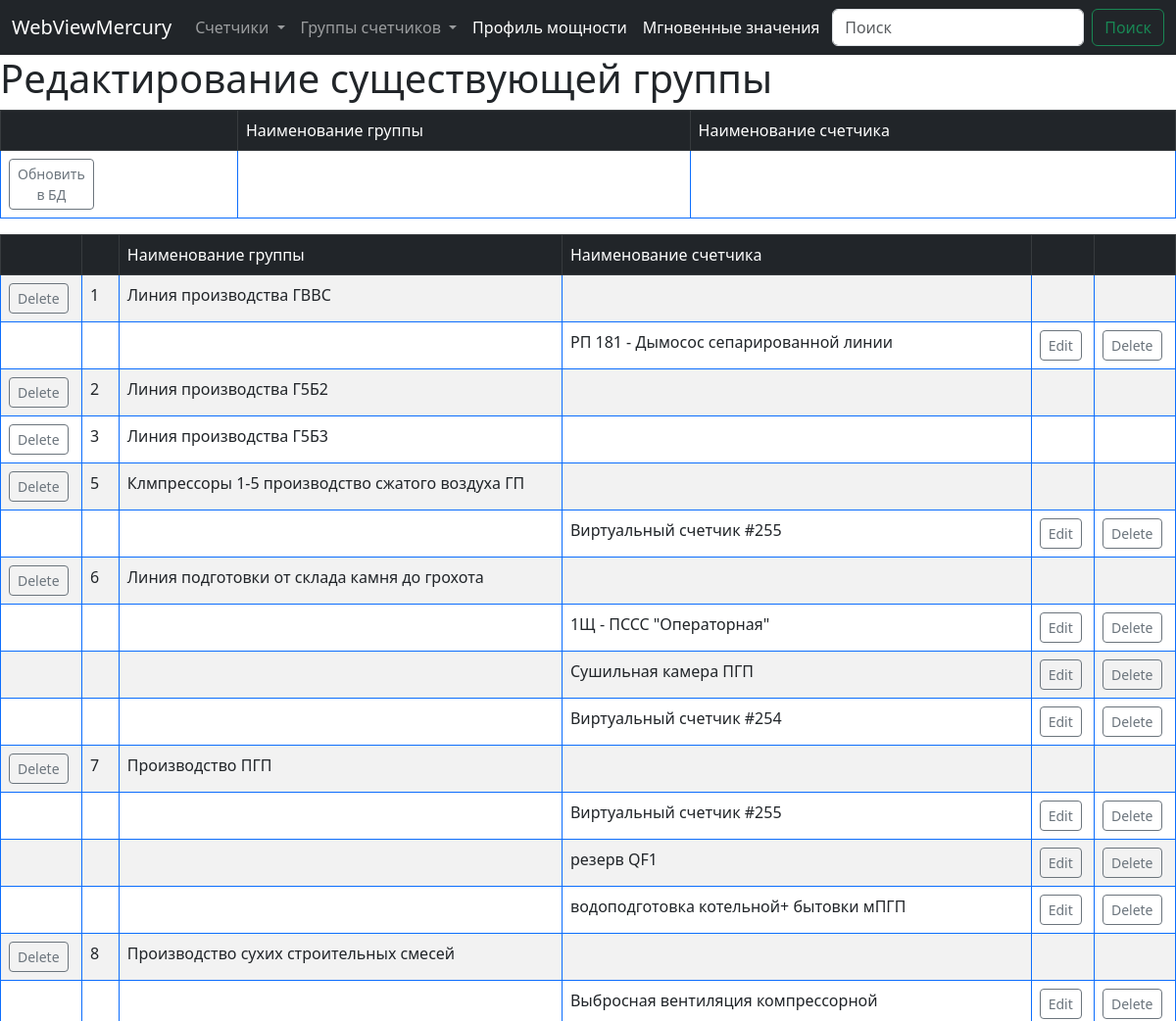
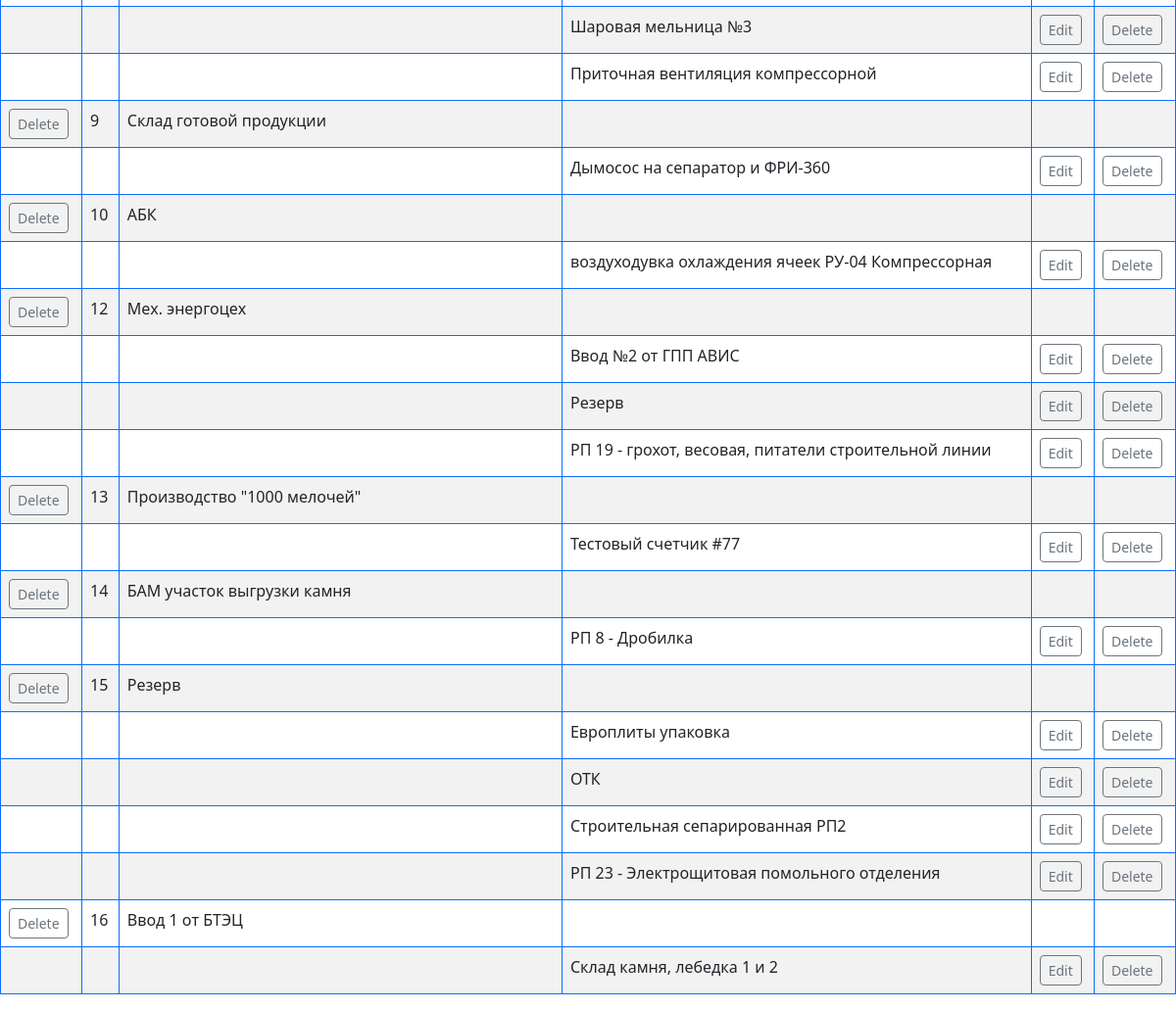
The app's page /edit_group/ with its own data (2 pictures, top to bottom).
### WebViewMercury/models.py (models this page shows)
class DBG(models.Model):
    name_group_full = models.CharField(max_length=50)
    def __str__(self) -> str:
        return self.name_group_full
    class Meta:
        verbose_name = 'Группа'
        verbose_name_plural = 'Группы'

class DBC(models.Model):
    name_counter_full = models.CharField(max_length=50, verbose_name='Наименование счетчика', blank=False, default="")  # обязательное поле для формы (blank=False)
    groupes = models.ManyToManyField(DBG, through="DBGC", verbose_name='Наименование группы')
    schem = models.CharField(max_length=20, default="", blank=True)                                                     # НЕобязательное поле для формы
    net_adress = models.IntegerField(verbose_name='Сетевой адрес', blank=False, default=0) # обязательное поле для формы (blank=False)
    manuf_number = models.IntegerField(verbose_name='Заводской номер', default=0, blank=True)
    manuf_data = models.DateTimeField(verbose_name='Дата изготовление', default='2000-01-01T00:00', blank=True)
    version_data = models.BigIntegerField(blank=True, default=0)             # вариант исполнения счетчика (6+2 = 8 байт в виде одного числа) (стр.77)
    klass_react = models.FloatField(blank=True, default=0)                   # класс точности по реактивной энергии (стр.75)
    klass_act = models.FloatField(blank=True, default=0)                     # класс точности по активной энергии (стр.75)
    nom_u = models.IntegerField(blank=True, default=0)
    nom_i = models.IntegerField(blank=True, default=0)
    ku = models.IntegerField(blank=True, default=0)                  # коэф трансформации
    ki = models.IntegerField(blank=True, default=0)
    koefA = models.IntegerField(blank=True, default=0)               #
    datetime = models.DateTimeField(blank=True, default='2000-01-01T00:00')           # текущее время и дата счетчика
    adress_last_record = models.IntegerField(blank=True, default=0)  # адрес последней записи массива средних мощностей (стр.78)
    datetime_adr0 = models.DateTimeField(blank=True, default='2000-01-01T00:00')      # дата и время последней записи массива средних мощностей (стр.79)
    def __str__(self) -> str:
        return self.name_counter_full
    class Meta:
        verbose_name = 'Счетчик'
        verbose_name_plural = 'Счетчики'

### WebViewMercury/views.py (the view)
# urls.py: path('edit_group/', views.edit_group, name='edit_group'),
def edit_group(request):
    if request.POST:
        print(request.POST)
        if '_buttonDeleteGroup' in request.POST:
            id_group = request.POST.get('_buttonDeleteGroup')
            print(id_group)
            DBG.objects.filter(pk=id_group).delete()
            form = DBGForm()
            return redirect('edit_group')
        if '_buttonDeleteCountInGroup' in request.POST:
            id_complex = request.POST.get('_buttonDeleteCountInGroup')
            list_id = id_complex.split(":")
            id_counter = DBC.objects.get(name_counter_full=list_id[1]).pk
            id_group = DBG.objects.get(pk=list_id[0]).pk
            obj = DBGC.objects.filter(group=id_group) & DBGC.objects.filter(counter=id_counter)
            obj.delete()
            form = DBGForm()
            return redirect('edit_group')
        if '_buttonEditCountInGroup' in request.POST:
            id_complex = request.POST.get('_buttonEditCountInGroup')
            list_id = id_complex.split(":")
            print('id_complex:',id_complex)
            print(list_id[0])
            print(list_id[1])
            id_group = DBG.objects.get(pk=list_id[0]).pk
            id_counter = DBC.objects.get(name_counter_full=list_id[1]).pk
            print(id_counter)
            print(id_group)
            form = DBGCForm()
            form.fields['group'].initial =              DBG.objects.get(pk=id_group)
            form.fields['counter'].initial =              DBC.objects.get(pk=id_counter)
        if '_buttonUpdateDataInDBGC' in request.POST:
            form = DBGCForm(request.POST)
            if form.is_valid():
                print(form.cleaned_data['group'])
                print(form.cleaned_data['counter'])
                new_record = form.save()
                return redirect('edit_group')
    else:
        form = DBGForm()
    dbc = DBC.objects.all()
    dbg = DBG.objects.all()
    dbgc = DBGC.objects.all()
    data = {}
    data['dbc']= dbc
    data['dbg']= dbg
    data['dbgc']= dbgc
    data['form']= form
    data['mode_edit'] = "update"
    dataDBGC = {}
    list_dataDBGS = list()
    for item in dbg:
        i = dataDBGS()
        i.id = int(item.pk)
        i.gr = item.name_group_full
        i.coun = list()
        list_dataDBGS.append(i)
    for item in dbgc:
        for it in list_dataDBGS:
            if it.gr == str(item.group):
                it.coun.append(str(item.counter))
    data['list_dataDBGS'] = list_dataDBGS
    return render(request, "edit_group.html", context=data)

### WebViewMercury/forms.py
class DBGForm(forms.ModelForm):
    class Meta:
        model = DBG
        fields = ['name_group_full']
        widgets = {
            'name_group_full': forms.TextInput(attrs={'class': 'form-control', 'label': 'Название группы'}),
        }

### template/edit_group.html (shortened to what this page needs)
{% extends 'base.html' %}
{% block content %}
{% if mode_edit == "add" %}
<h1> Добавление новой группы </h1>
{% elif mode_edit == "update" %}
<h1> Редактирование существующей группы </h1>
{% endif %}
<form action="{% url 'edit_group' %}" method="post">
    <div class="row g-3">
        <div class="col">
            <div class="card-body">
                <div class="table-responsive">
                    <table class="table table-bordered border-primary">
                        <thead class="table-dark">
                            <td> </td>
                            <td>Наименование группы</td>
                            <td>Наименование счетчика</td>
                        </thead>
                        <tbody>
                            <tr>
                                <td>
                                    {% if mode_edit == "add" %}
                                    <button type="submit" class="btn btn-sm btn-outline-secondary" value="Добавить в БД"
                                        name="_addGroup">Добавить<br /> в БД</button>
                                    {% elif mode_edit == "update" %}
                                    <button type="submit" class="btn btn-sm btn-outline-secondary"
                                        value="отредактированть БД" name="_buttonUpdateDataInDBGC">Обновить<br /> в БД</button>
                                    {% endif %}
                                </td>
                                <td>
                                </td>
                                <td>
                                </td>
                            </tr>
                        </tbody>
                    </table>
                </div>
            </div>
        </div>
    </div>
    <div class="card-body">
        <div class="table-responsive">
            <table class="table table-bordered border-primary table-striped table-hover">
                <thead class="table-dark">
                    <td></td>
                    <td></td>
                    <td>Наименование группы</td>
                    <td>Наименование счетчика</td>
                    <td></td>
                    <td></td>
                </thead>
                {% for item in list_dataDBGS %}
                <tr>
                    <td><button type="submit" class="btn btn-sm btn-outline-secondary" value="{{ item.id }}"
                            name="_buttonDeleteGroup">Delete</button></td>
                    <td>{{ item.id }}</td>
                    <td>{{ item.gr }}</td>
                    <td></td>
                    <td></td>
                    <td></td>
                </tr>
                    {% for it in item.coun %}
                    <tr>
                        <td></td>
                        <td></td>
                        <td></td>
                    <td>{{ it }}</td>
                    <td><button type="submit" class="btn btn-sm btn-outline-secondary" value="{{ item.id }}:{{it}}"
                        name="_buttonEditCountInGroup">Edit</button></td>
                    <td><button type="submit" class="btn btn-sm btn-outline-secondary" value="{{ item.id }}:{{it}}"
                        name="_buttonDeleteCountInGroup">Delete</button></td>
                    </tr>
                    {% endfor%}
                {% endfor %}
            </table>
        </div>
    </div>
</form>
{% endblock %}

### records on screen
DBG: gr "Линия производства ГВВС"
DBC: coun "РП 181 - Дымосос сепарированной линии"
DBG: gr "Линия производства Г5Б2"
DBG: gr "Линия производства Г5Б3"
DBG: gr "Клмпрессоры 1-5 производство сжатого воздуха ГП"
DBC: coun "Виртуальный счетчик #255" "Виртуальный счетчик #255"
DBG: gr "Линия подготовки от склада камня до грохота"
DBC: coun "1Щ - ПССС \"Операторная\""
DBC: coun "Сушильная камера ПГП"
DBC: coun "Виртуальный счетчик #254"
DBG: gr "Производство ПГП"
DBC: coun "резерв QF1"
DBC: coun "водоподготовка котельной+ бытовки мПГП"
DBG: gr "Производство сухих строительных смесей"
DBC: coun "Выбросная вентиляция компрессорной"
DBC: coun "Шаровая мельница №3"
DBC: coun "Приточная вентиляция компрессорной"
DBG: gr "Склад готовой продукции"
DBC: coun "Дымосос на сепаратор и ФРИ-360"
DBG: gr "АБК"
DBC: coun "воздуходувка охлаждения ячеек РУ-04 Компрессорная"
DBG: gr "Мех. энергоцех"
DBC: coun "Ввод №2 от ГПП АВИС"
DBC: coun "Резерв"
DBC: coun "РП 19 - грохот, весовая, питатели строительной линии"
DBG: gr "Производство \"1000 мелочей\""
DBC: coun "Тестовый счетчик #77"
DBG: gr "БАМ участок выгрузки камня"
DBC: coun "РП 8 - Дробилка"
DBG: gr "Резерв"
DBC: coun "Европлиты упаковка"
DBC: coun "ОТК"
DBC: coun "Строительная сепарированная РП2"
DBC: coun "РП 23 - Электрощитовая помольного отделения"
DBG: gr "Ввод 1 от БТЭЦ"
DBC: coun "Склад камня, лебедка 1 и 2"

### other values on screen
{{ item.id }} "1" "2" "3" "5" "6" "7" "8" "9" "10" "12" "13" "14" "15" "16"
